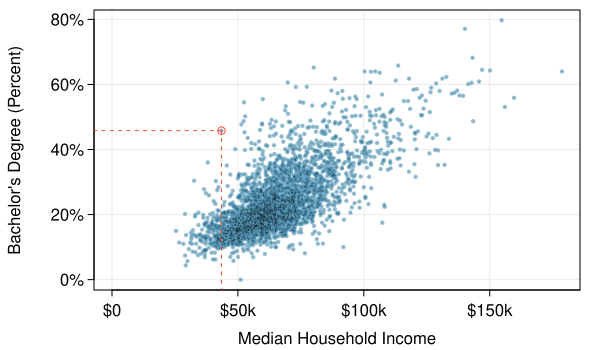

Recreate this plot in R.
library(openintro)
library(splines)

ind <- 1456

county23 = read.csv("https://www.dropbox.com/scl/fi/26nlqmfwuizg4vx9c2p7g/ACS2023wide_final.csv?rlkey=yt7l9xt0dulny0ho7i6lsxyq6&st=sm621q4x&dl=1")
myPDF("medianHHIncomeBachelors.pdf", 6, 3.5,
      mar = c(3, 4.7, 0.5, 1),
      mgp = c(2.4, 0.5, 0))
x <- county23$MEDIAN.HOUSEHOLD.INCOME..2018.dollars.
y <- county23$EDUCATION...Bachelor.s.degree.or.higher..percent.among.those.25.and.older.
plot(x, y, type = "n",
     xlim = c(0, max(x, na.rm = TRUE)),
     ylim = c(0, max(y, na.rm = TRUE)),
     xlab = "",
     ylab = "",
     axes = FALSE)
abline(h = pretty(c(0, y)), v = pretty(c(0, x)), col = COL[7, 3])
points(x, y, pch = 20, cex = 0.7, col = COL[1, 3])
AxisInDollars(1, pretty(c(0, x)))
AxisInPercent(2, pretty(c(0, y)))
box()
points(x, y, pch = ".", col = COL[5, 4])
mtext("Median Household Income", 1, 1.9)
par(las = 0)
mtext("Bachelor's Degree (Percent)", 2, 3.5)

t1 <- x[ind]
t2 <- y[ind]
lines(c(t1, t1), c(-1e5, t2),
      lty = 2,
      col = COL[4])
lines(c(-1e5, t1), c(t2, t2),
      lty = 2,
      col = COL[4])
points(t1, t2,
       col = COL[4])
dev.off()

county[ind, ]
